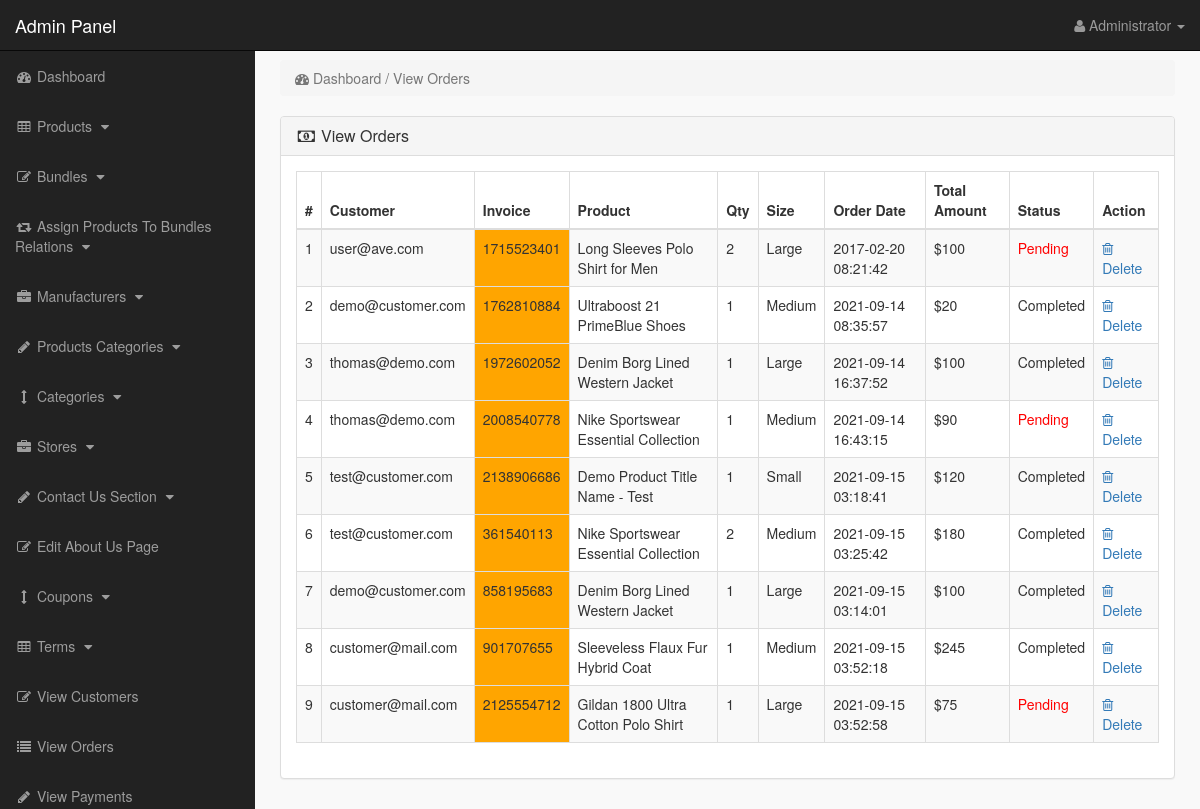
Screenshot of /admin_area/index.php?view_orders (signed in) with the database file from the repository.
### tables this page shows
CREATE TABLE `pending_orders` (
  `order_id` int(10) NOT NULL,
  `customer_id` int(10) NOT NULL,
  `invoice_no` int(10) NOT NULL,
  `product_id` text NOT NULL,
  `qty` int(10) NOT NULL,
  `size` text NOT NULL,
  `order_status` text NOT NULL
);

CREATE TABLE `customers` (
  `customer_id` int(10) NOT NULL,
  `customer_name` varchar(255) NOT NULL,
  `customer_email` varchar(255) NOT NULL,
  `customer_pass` varchar(255) NOT NULL,
  `customer_country` text NOT NULL,
  `customer_city` text NOT NULL,
  `customer_contact` varchar(255) NOT NULL,
  `customer_address` text NOT NULL,
  `customer_image` text NOT NULL,
  `customer_ip` varchar(255) NOT NULL,
  `customer_confirm_code` text NOT NULL
);

CREATE TABLE `products` (
  `product_id` int(10) NOT NULL,
  `p_cat_id` int(10) NOT NULL,
  `cat_id` int(10) NOT NULL,
  `manufacturer_id` int(10) NOT NULL,
  `date` timestamp NOT NULL DEFAULT CURRENT_TIMESTAMP ON UPDATE CURRENT_TIMESTAMP,
  `product_title` text NOT NULL,
  `product_url` text NOT NULL,
  `product_img1` text NOT NULL,
  `product_img2` text NOT NULL,
  `product_img3` text NOT NULL,
  `product_price` int(10) NOT NULL,
  `product_psp_price` int(100) NOT NULL,
  `product_desc` text NOT NULL,
  `product_features` text NOT NULL,
  `product_video` text NOT NULL,
  `product_keywords` text NOT NULL,
  `product_label` text NOT NULL,
  `status` varchar(255) NOT NULL
);

CREATE TABLE `customer_orders` (
  `order_id` int(10) NOT NULL,
  `customer_id` int(10) NOT NULL,
  `due_amount` int(100) NOT NULL,
  `invoice_no` int(100) NOT NULL,
  `qty` int(10) NOT NULL,
  `size` text NOT NULL,
  `order_date` timestamp NOT NULL DEFAULT CURRENT_TIMESTAMP ON UPDATE CURRENT_TIMESTAMP,
  `order_status` text NOT NULL
);

### admin_area/view_orders.php (the view)
<?php
if(!isset($_SESSION['admin_email'])){
echo "<script>window.open('login.php','_self')</script>";
}
else {
?>
<div class="row">
<div class="col-lg-12">
<ol class="breadcrumb">
<li class="active">
<i class="fa fa-dashboard"></i> Dashboard / View Orders
</li>
</ol>
</div>
</div>
<div class="row">
<div class="col-lg-12">
<div class="panel panel-default">
<div class="panel-heading">
<h3 class="panel-title">
<i class="fa fa-money fa-fw"></i> View Orders
</h3>
</div>
<div class="panel-body">
<div class="table-responsive">
<table class="table table-bordered table-hover table-striped">
<thead>
<tr>
<th>#</th>
<th>Customer</th>
<th>Invoice</th>
<th>Product</th>
<th>Qty</th>
<th>Size</th>
<th>Order Date</th>
<th>Total Amount</th>
<th>Status</th>
<th>Action</th>
</tr>
</thead>
<tbody>
<?php
$i = 0;
$get_orders = "select * from pending_orders";
$run_orders = mysqli_query($con,$get_orders);
while ($row_orders = mysqli_fetch_array($run_orders)) {
$order_id = $row_orders['order_id'];
$c_id = $row_orders['customer_id'];
$invoice_no = $row_orders['invoice_no'];
$product_id = $row_orders['product_id'];
$qty = $row_orders['qty'];
$size = $row_orders['size'];
$order_status = $row_orders['order_status'];
$get_products = "select * from products where product_id='$product_id'";
$run_products = mysqli_query($con,$get_products);
$row_products = mysqli_fetch_array($run_products);
$product_title = $row_products['product_title'];
$i++;
?>
<tr>
<td><?php echo $i; ?></td>
<td>
<?php
$get_customer = "select * from customers where customer_id='$c_id'";
$run_customer = mysqli_query($con,$get_customer);
$row_customer = mysqli_fetch_array($run_customer);
$customer_email = $row_customer['customer_email'];
echo $customer_email;
 ?>
 </td>
<td bgcolor="orange" ><?php echo $invoice_no; ?></td>
<td><?php echo $product_title; ?></td>
<td><?php echo $qty; ?></td>
<td><?php echo $size; ?></td>
<td>
<?php
$get_customer_order = "select * from customer_orders where order_id='$order_id'";
$run_customer_order = mysqli_query($con,$get_customer_order);
$row_customer_order = mysqli_fetch_array($run_customer_order);
$order_date = $row_customer_order['order_date'];
$due_amount = $row_customer_order['due_amount'];
echo $order_date;
?>
</td>
<td>$<?php echo $due_amount; ?></td>
<td>
<?php
if($order_status=='pending'){
echo $order_status='<div style="color:red;">Pending</div>';
}
else{
echo $order_status='Completed';
}
?>
</td>
<td>
<a href="index.php?order_delete=<?php echo $order_id; ?>" >
<i class="fa fa-trash-o" ></i> Delete
</a>
</td>
</tr>
<?php } ?>
</tbody>
</table>
</div>
</div>
</div>
</div>
</div>
<?php } ?>

### admin_area/includes/sidebar.php (shortened to what this page needs)
<?php
if(!isset($_SESSION['admin_email'])){
echo "<script>window.open('login.php','_self')</script>";
}
else {
?>
<nav class="navbar navbar-inverse navbar-fixed-top" >
<div class="navbar-header" >
<a class="navbar-brand" href="index.php?dashboard" >Admin Panel</a>
</div>
<ul class="nav navbar-right top-nav" >
<li class="dropdown" >
<a href="#" class="dropdown-toggle" data-toggle="dropdown" >
<i class="fa fa-user" ></i>
<?php echo $admin_name; ?> <b class="caret" ></b>
</a>
</li>
</ul>
<div class="collapse navbar-collapse navbar-ex1-collapse">
<ul class="nav navbar-nav side-nav">
<li>
<a href="index.php?dashboard">
<i class="fa fa-fw fa-dashboard"></i> Dashboard
</a>
</li>
<li>
<a href="#" data-toggle="collapse" data-target="#products">
<i class="fa fa-fw fa-table"></i> Products
<i class="fa fa-fw fa-caret-down"></i>
</a>
</li>
<li>
<a href="#" data-toggle="collapse" data-target="#bundles">
<i class="fa fa-fw fa-edit"></i> Bundles
<i class="fa fa-fw fa-caret-down"></i>
</a>
</li>
<li>
<a href="#" data-toggle="collapse" data-target="#relations">
<i class="fa fa-fw fa-retweet"></i> Assign Products To Bundles Relations
<i class="fa fa-fw fa-caret-down"></i>
</a>
</li>
<li>
<a href="#" data-toggle="collapse" data-target="#manufacturers">
<i class="fa fa-fw fa-briefcase"></i> Manufacturers
<i class="fa fa-fw fa-caret-down"></i>
</a>
</li>
<li>
<a href="#" data-toggle="collapse" data-target="#p_cat">
<i class="fa fa-fw fa-pencil"></i> Products Categories
<i class="fa fa-fw fa-caret-down"></i>
</a>
</li>
<li>
<a href="#" data-toggle="collapse" data-target="#cat">
<i class="fa fa-fw fa-arrows-v"></i> Categories
<i class="fa fa-fw fa-caret-down"></i>
</a>
</li>
<li>
<a href="#" data-toggle="collapse" data-target="#store">
<i class="fa fa-fw fa-briefcase"></i> Stores
<i class="fa fa-fw fa-caret-down"></i>
</a>
</li>
<li>
<a href="#" data-toggle="collapse" data-target="#contact_us">
<i class="fa fa-fw fa-pencil"> </i> Contact Us Section
<i class="fa fa-fw fa-caret-down"></i>
</a>
</li>
<li>
<a href="index.php?edit_about_us">
<i class="fa fa-fw fa-edit"></i> Edit About Us Page
</a>
</li>
<li>
<a href="#" data-toggle="collapse" data-target="#coupons">
<i class="fa fa-fw fa-arrows-v"></i> Coupons
<i class="fa fa-fw fa-caret-down"></i>
</a>
</li>
<li>
<a href="#" data-toggle="collapse" data-target="#terms" >
<i class="fa fa-fw fa-table"></i> Terms
<i class="fa fa-fw fa-caret-down"></i>
</a>
</li>
<li>
<a href="index.php?view_customers">
<i class="fa fa-fw fa-edit"></i> View Customers
</a>
</li>
<li>
<a href="index.php?view_orders">
<i class="fa fa-fw fa-list"></i> View Orders
</a>
</li>
<li>
<a href="index.php?view_payments">
<i class="fa fa-fw fa-pencil"></i> View Payments
</a>
</li>
</ul>
</div>
</nav>
<?php } ?>

### admin_area/css/style.css (style rules this page uses)
body { margin-top:100px; }
@media (min-width: 768px) { body { margin-top:50px; } }
.top-nav { padding:0 15px; }
.top-nav>li { display:inline-block; float:left; }
.top-nav>li>a { padding-top:15px; padding-bottom:15px; line-height:20px; color:#999; }
@media (min-width: 768px) { .side-nav { position:fixed; top:51px; width:255px; border-radius:0; overflow-y:auto; background-color: #222; bottom:0; overflow-x:hidden; padding-bottom:40px; } }
@media (min-width: 768px) { .side-nav>li>a { width:255px; } }
.panel-body { border-radius:5px; }

### rows the page displays
pending_orders: customer.customer_email "user@ave.com", invoice_no "1715523401", product.product_title "Long Sleeves Polo Shirt for Men", qty "2", size "Large", customer_orders.order_date "2017-02-20 08:21:42", customer_orders.due_amount "100", order_status "Pending"
pending_orders: customer.customer_email "demo@customer.com", invoice_no "1762810884", product.product_title "Ultraboost 21 PrimeBlue Shoes", qty "1", size "Medium", customer_orders.order_date "2021-09-14 08:35:57", customer_orders.due_amount "20"
pending_orders: customer.customer_email "thomas@demo.com", invoice_no "1972602052", product.product_title "Denim Borg Lined Western Jacket", qty "1", size "Large", customer_orders.order_date "2021-09-14 16:37:52", customer_orders.due_amount "100"
pending_orders: customer.customer_email "thomas@demo.com", invoice_no "2008540778", product.product_title "Nike Sportswear Essential Collection", qty "1", size "Medium", customer_orders.order_date "2021-09-14 16:43:15", customer_orders.due_amount "90", order_status "Pending"
pending_orders: customer.customer_email "test@customer.com", invoice_no "2138906686", product.product_title "Demo Product Title Name - Test", qty "1", size "Small", customer_orders.order_date "2021-09-15 03:18:41", customer_orders.due_amount "120"
pending_orders: customer.customer_email "test@customer.com", invoice_no "361540113", product.product_title "Nike Sportswear Essential Collection", qty "2", size "Medium", customer_orders.order_date "2021-09-15 03:25:42", customer_orders.due_amount "180"
pending_orders: customer.customer_email "demo@customer.com", invoice_no "858195683", product.product_title "Denim Borg Lined Western Jacket", qty "1", size "Large", customer_orders.order_date "2021-09-15 03:14:01", customer_orders.due_amount "100"
pending_orders: customer.customer_email "customer@mail.com", invoice_no "901707655", product.product_title "Sleeveless Flaux Fur Hybrid Coat", qty "1", size "Medium", customer_orders.order_date "2021-09-15 03:52:18", customer_orders.due_amount "245"
pending_orders: customer.customer_email "customer@mail.com", invoice_no "2125554712", product.product_title "Gildan 1800 Ultra Cotton Polo Shirt", qty "1", size "Large", customer_orders.order_date "2021-09-15 03:52:58", customer_orders.due_amount "75", order_status "Pending"

### other values shown
$admin_name "Administrator"
